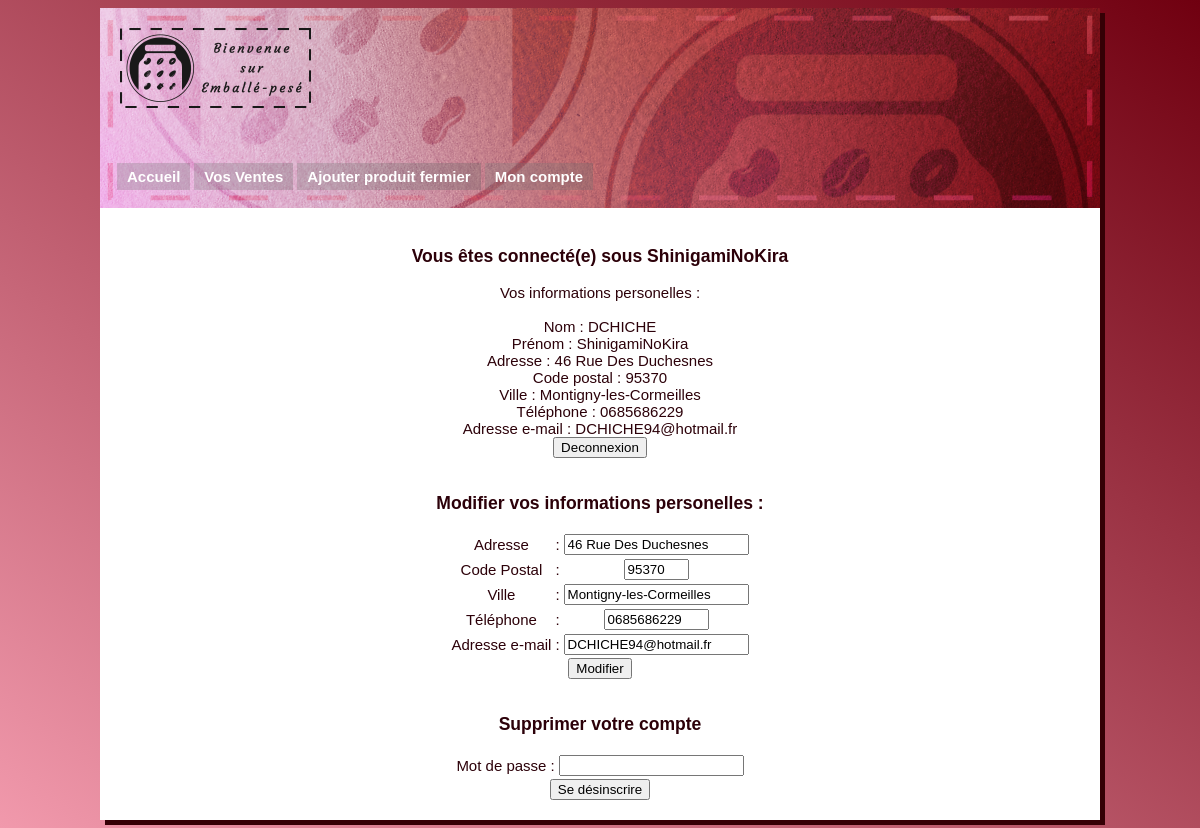
Page /Controller/c_f_account.php (signed in) on the committed database.
### tables this page shows
CREATE TABLE User(
  id_user INT(11) NOT NULL AUTO_INCREMENT,
  Categorie INT(11) NOT NULL,
  Nom VARCHAR(45),
  Prenom VARCHAR(45),
  Adresse VARCHAR(60),
  CP VARCHAR(5),
  Ville VARCHAR(45),
  Tel VARCHAR(12),
  Mail VARCHAR(60),
  Mdp VARCHAR(45),
  Status ENUM('Actif','Ban'),
  Avatar BLOB,
  PRIMARY KEY(id_user),
  FOREIGN KEY (Categorie) REFERENCES Categorie (id_categorie) on delete cascade
);

### Model/m_f_account.php (called while the page is built, shortened)
<?php
try
{
	$bdd = new PDO('mysql:host=localhost;dbname=emballe_pese;charset=utf8', 'root', 'MonMySQL');
}
catch (Exception $e)
{
	die('Erreur : '. $e->POSTMessage());
}
$recov = $bdd->query("SELECT * FROM User WHERE Mail = '$user'");
$donnees = $recov->fetch();
?>

### View/v_f_account.php (the view, shortened to what this page needs)
<!DOCTYPE html>
<html>
  <head>
    <link rel="stylesheet" type="text/css" href="../Look/style_fermier.css" />
  </head>
  <body>
    <div id="main">
      <div id="header">
        <img id="logo" src="../Look/images/logo_accueil.png">
        <ul>
          <li><a href="../Index_fermier.php">Accueil</a></li>
          <li><a href="../Controller/c_f_ownp.php">Vos Ventes</a></li>
          <li><a href="../Controller/c_f_article.php">Ajouter produit fermier</a></li>
          <li><a href="../Controller/c_f_account.php">Mon compte</a></li>
        </ul>
      </div>
      <div id="content">
        <?php
        	$user = $donnees['Prenom'];
        	echo "<h3>Vous êtes connecté(e) sous $user</h3>";
        	echo("Vos informations personelles :<br><br>");
        	echo("Nom : ".$donnees['Nom']."<br>");
        	echo("Prénom : ".$donnees['Prenom']."<br>");
        	echo("Adresse : ".$donnees['Adresse']."<br>");
        	echo("Code postal : ".$donnees['CP']."<br>");
        	echo("Ville : ".$donnees['Ville']."<br>");
        	echo("Téléphone : ".$donnees['Tel']."<br>");
        	echo("Adresse e-mail : ".$donnees['Mail']."<br>");
        ?>
        	 <form action="../Controller/c_deconnexion.php">
        		<input type="Submit" value="Deconnexion">
        	</form>
        	<h3>Modifier vos informations personelles :</h3>
        	<form action="../Controller/c_f_modification.php" method=POST>
            <table>
        	<tr><td>Adresse</td> <td>:</td> <td><input type="text" name="adress" <?php echo("value=\"".$donnees['Adresse']."\"");?>></td></tr>
        	<tr><td>Code Postal</td> <td>:</td> <td><input type="text" name="cp" maxlength="5" size="5" <?php echo("value=\"".$donnees['CP']."\"");?>></td></tr>
        	<tr><td>Ville</td> <td>:</td> <td><input type="text" name="city" <?php echo("value=\"".$donnees['Ville']."\"");?>></td></tr>
        	<tr><td>Téléphone</td> <td>:</td> <td><input type="text" name="tel" maxlength="10" size="10" <?php echo("value=\"".$donnees['Tel']."\"");?>></td></tr>
        	<tr><td>Adresse e-mail</td> <td>:</td> <td><input type="text" name="new_mail" <?php echo("value=\"".$donnees['Mail']."\"");?>></td></tr>
            </table> <input type="Submit" value="Modifier">
        	</form>
			<h3>Supprimer votre compte</h3>
             <form action="../Controller/c_desinscription.php" method="POST">
             <table>
                <tr><td>Mot de passe</td> <td>:</td> <td><input type="password" name="mdp"></td> <input type="hidden" name="droit" value="fermier"></tr>
                 </table> <input type="Submit" value="Se désinscrire">
            </form>
      </div>
    </div>
  </body>
</html>

### Look/style_fermier.css (style rules this page uses)
body { background: linear-gradient(to bottom left, #700010, #f199ac); font-family:Arial, Helvetica, sans-serif; font-size:15px; }
#main { width:1000px; min-height: 100vh; height: auto; margin:auto; background-color:#FFFFFF; box-shadow: 5px 5px #350005; }
#header { width:1000px; height:200px; background:url(images/header_fermier.png) no-repeat center; }
#logo { position:relative; left: 20px; top: 20px; }
ul { display:block; list-style:none; padding:70px 15px; margin:0px; }
ul li a { height:27px; display:block; padding: 0px 10px; margin:2px; float:left; text-decoration:none; text-align:center; color:#fff; font-size:15px; line-height:27px; font-weight: bold; background:url(images/menu_bg.png); }
#content { padding : 20px 50px; text-align: center; color: #2C0009; }
table { margin:auto; }

### rows in the picture
user: Prenom "ShinigamiNoKira", Nom "DCHICHE", Adresse "46 Rue Des Duchesnes", CP "95370", Ville "Montigny-les-Cormeilles", Tel "0685686229", Mail "DCHICHE94@hotmail.fr", adress "46 Rue Des Duchesnes", cp "95370", city "Montigny-les-Cormeilles", tel "0685686229", new_mail "DCHICHE94@hotmail.fr"
